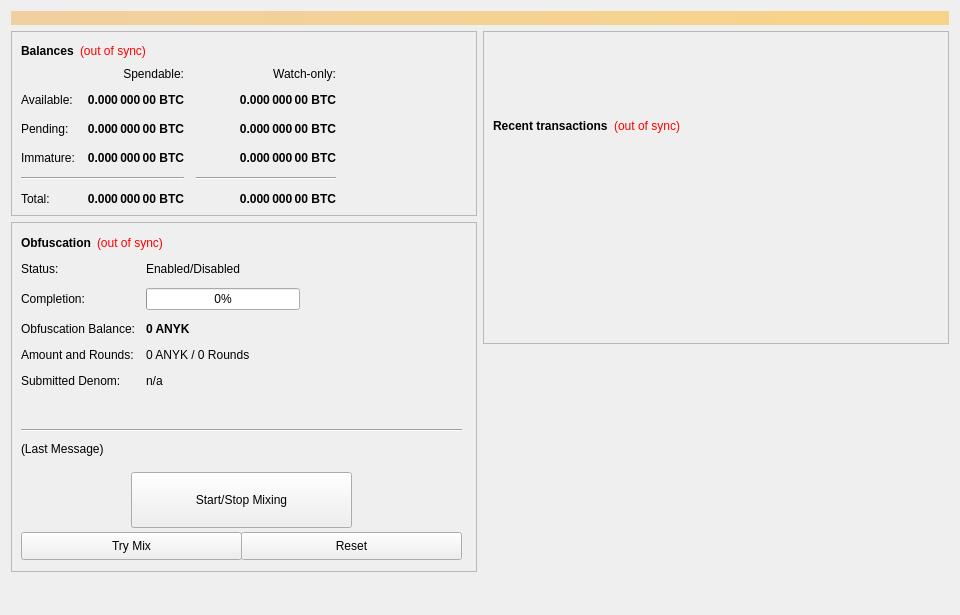
<?xml version="1.0" encoding="UTF-8"?>
<ui version="4.0">
 <class>OverviewPage</class>
 <widget class="QWidget" name="OverviewPage">
  <property name="geometry">
   <rect>
    <x>0</x>
    <y>0</y>
    <width>960</width>
    <height>615</height>
   </rect>
  </property>
  <property name="minimumSize">
   <size>
    <width>960</width>
    <height>0</height>
   </size>
  </property>
  <property name="windowTitle">
   <string>Form</string>
  </property>
  <layout class="QVBoxLayout" name="topLayout">
   <item>
    <widget class="QLabel" name="labelAlerts">
     <property name="visible">
      <bool>false</bool>
     </property>
     <property name="styleSheet">
      <string notr="true">background-color: qlineargradient(x1: 0, y1: 0, x2: 1, y2: 0, stop:0 #F0D0A0, stop:1 #F8D488); color:#000000;</string>
     </property>
     <property name="wordWrap">
      <bool>true</bool>
     </property>
     <property name="margin">
      <number>3</number>
     </property>
    </widget>
   </item>
   <item>
    <layout class="QHBoxLayout" name="horizontalLayout" stretch="1,1">
     <item>
      <layout class="QVBoxLayout" name="verticalLayout_2">
       <item>
        <widget class="QFrame" name="frame">
         <property name="frameShape">
          <enum>QFrame::StyledPanel</enum>
         </property>
         <property name="frameShadow">
          <enum>QFrame::Raised</enum>
         </property>
         <layout class="QVBoxLayout" name="verticalLayout_4">
          <item>
           <layout class="QHBoxLayout" name="horizontalLayout_4">
            <item>
             <widget class="QLabel" name="label_5">
              <property name="font">
               <font>
                <weight>75</weight>
                <bold>true</bold>
               </font>
              </property>
              <property name="text">
               <string>Balances</string>
              </property>
             </widget>
            </item>
            <item>
             <widget class="QLabel" name="labelWalletStatus">
              <property name="cursor">
               <cursorShape>WhatsThisCursor</cursorShape>
              </property>
              <property name="toolTip">
               <string>The displayed information may be out of date. Your wallet automatically synchronizes with the AnyKey Coin network after a connection is established, but this process has not completed yet.</string>
              </property>
              <property name="styleSheet">
               <string notr="true">QLabel { color: red; }</string>
              </property>
              <property name="text">
               <string notr="true">(out of sync)</string>
              </property>
              <property name="alignment">
               <set>Qt::AlignLeading|Qt::AlignLeft|Qt::AlignVCenter</set>
              </property>
             </widget>
            </item>
            <item>
             <spacer name="horizontalSpacer_3">
              <property name="orientation">
               <enum>Qt::Horizontal</enum>
              </property>
              <property name="sizeHint" stdset="0">
               <size>
                <width>40</width>
                <height>20</height>
               </size>
              </property>
             </spacer>
            </item>
           </layout>
          </item>
          <item>
           <layout class="QGridLayout" name="gridLayout">
            <property name="spacing">
             <number>12</number>
            </property>
            <item row="2" column="2">
             <widget class="QLabel" name="labelWatchPending">
              <property name="font">
               <font>
                <weight>75</weight>
                <bold>true</bold>
               </font>
              </property>
              <property name="cursor">
               <cursorShape>IBeamCursor</cursorShape>
              </property>
              <property name="toolTip">
               <string>Unconfirmed transactions to watch-only addresses</string>
              </property>
              <property name="text">
               <string notr="true">0.000 000 00 BTC</string>
              </property>
              <property name="alignment">
               <set>Qt::AlignRight|Qt::AlignTrailing|Qt::AlignVCenter</set>
              </property>
              <property name="textInteractionFlags">
               <set>Qt::LinksAccessibleByMouse|Qt::TextSelectableByKeyboard|Qt::TextSelectableByMouse</set>
              </property>
             </widget>
            </item>
            <item row="2" column="1">
             <widget class="QLabel" name="labelUnconfirmed">
              <property name="font">
               <font>
                <weight>75</weight>
                <bold>true</bold>
               </font>
              </property>
              <property name="cursor">
               <cursorShape>IBeamCursor</cursorShape>
              </property>
              <property name="toolTip">
               <string>Total of transactions that have yet to be confirmed, and do not yet count toward the spendable balance</string>
              </property>
              <property name="text">
               <string notr="true">0.000 000 00 BTC</string>
              </property>
              <property name="alignment">
               <set>Qt::AlignRight|Qt::AlignTrailing|Qt::AlignVCenter</set>
              </property>
              <property name="textInteractionFlags">
               <set>Qt::LinksAccessibleByMouse|Qt::TextSelectableByKeyboard|Qt::TextSelectableByMouse</set>
              </property>
             </widget>
            </item>
            <item row="3" column="2">
             <widget class="QLabel" name="labelWatchImmature">
              <property name="font">
               <font>
                <weight>75</weight>
                <bold>true</bold>
               </font>
              </property>
              <property name="cursor">
               <cursorShape>IBeamCursor</cursorShape>
              </property>
              <property name="toolTip">
               <string>Staked or masternode rewards in watch-only addresses that has not yet matured</string>
              </property>
              <property name="text">
               <string notr="true">0.000 000 00 BTC</string>
              </property>
              <property name="alignment">
               <set>Qt::AlignRight|Qt::AlignTrailing|Qt::AlignVCenter</set>
              </property>
              <property name="textInteractionFlags">
               <set>Qt::LinksAccessibleByMouse|Qt::TextSelectableByKeyboard|Qt::TextSelectableByMouse</set>
              </property>
             </widget>
            </item>
            <item row="4" column="0" colspan="2">
             <widget class="Line" name="lineSpendableBalance">
              <property name="orientation">
               <enum>Qt::Horizontal</enum>
              </property>
             </widget>
            </item>
            <item row="4" column="2">
             <widget class="Line" name="lineWatchBalance">
              <property name="sizePolicy">
               <sizepolicy hsizetype="Preferred" vsizetype="Fixed">
                <horstretch>0</horstretch>
                <verstretch>0</verstretch>
               </sizepolicy>
              </property>
              <property name="minimumSize">
               <size>
                <width>140</width>
                <height>0</height>
               </size>
              </property>
              <property name="orientation">
               <enum>Qt::Horizontal</enum>
              </property>
             </widget>
            </item>
            <item row="5" column="0">
             <widget class="QLabel" name="labelTotalText">
              <property name="text">
               <string>Total:</string>
              </property>
             </widget>
            </item>
            <item row="3" column="1">
             <widget class="QLabel" name="labelImmature">
              <property name="font">
               <font>
                <weight>75</weight>
                <bold>true</bold>
               </font>
              </property>
              <property name="cursor">
               <cursorShape>IBeamCursor</cursorShape>
              </property>
              <property name="toolTip">
               <string>Staked or masternode rewards that has not yet matured</string>
              </property>
              <property name="text">
               <string notr="true">0.000 000 00 BTC</string>
              </property>
              <property name="alignment">
               <set>Qt::AlignRight|Qt::AlignTrailing|Qt::AlignVCenter</set>
              </property>
              <property name="textInteractionFlags">
               <set>Qt::LinksAccessibleByMouse|Qt::TextSelectableByKeyboard|Qt::TextSelectableByMouse</set>
              </property>
             </widget>
            </item>
            <item row="2" column="3">
             <spacer name="horizontalSpacer_2">
              <property name="orientation">
               <enum>Qt::Horizontal</enum>
              </property>
              <property name="sizeHint" stdset="0">
               <size>
                <width>40</width>
                <height>20</height>
               </size>
              </property>
             </spacer>
            </item>
            <item row="3" column="0">
             <widget class="QLabel" name="labelImmatureText">
              <property name="text">
               <string>Immature:</string>
              </property>
             </widget>
            </item>
            <item row="5" column="1">
             <widget class="QLabel" name="labelTotal">
              <property name="font">
               <font>
                <weight>75</weight>
                <bold>true</bold>
               </font>
              </property>
              <property name="cursor">
               <cursorShape>IBeamCursor</cursorShape>
              </property>
              <property name="toolTip">
               <string>Your current total balance</string>
              </property>
              <property name="text">
               <string notr="true">0.000 000 00 BTC</string>
              </property>
              <property name="alignment">
               <set>Qt::AlignRight|Qt::AlignTrailing|Qt::AlignVCenter</set>
              </property>
              <property name="textInteractionFlags">
               <set>Qt::LinksAccessibleByMouse|Qt::TextSelectableByKeyboard|Qt::TextSelectableByMouse</set>
              </property>
             </widget>
            </item>
            <item row="5" column="2">
             <widget class="QLabel" name="labelWatchTotal">
              <property name="font">
               <font>
                <weight>75</weight>
                <bold>true</bold>
               </font>
              </property>
              <property name="cursor">
               <cursorShape>IBeamCursor</cursorShape>
              </property>
              <property name="toolTip">
               <string>Current total balance in watch-only addresses</string>
              </property>
              <property name="text">
               <string notr="true">0.000 000 00 BTC</string>
              </property>
              <property name="alignment">
               <set>Qt::AlignRight|Qt::AlignTrailing|Qt::AlignVCenter</set>
              </property>
              <property name="textInteractionFlags">
               <set>Qt::LinksAccessibleByMouse|Qt::TextSelectableByKeyboard|Qt::TextSelectableByMouse</set>
              </property>
             </widget>
            </item>
            <item row="0" column="2">
             <widget class="QLabel" name="labelWatchonly">
              <property name="text">
               <string>Watch-only:</string>
              </property>
              <property name="alignment">
               <set>Qt::AlignRight|Qt::AlignTrailing|Qt::AlignVCenter</set>
              </property>
             </widget>
            </item>
            <item row="1" column="0">
             <widget class="QLabel" name="labelBalanceText">
              <property name="text">
               <string>Available:</string>
              </property>
             </widget>
            </item>
            <item row="1" column="1">
             <widget class="QLabel" name="labelBalance">
              <property name="font">
               <font>
                <weight>75</weight>
                <bold>true</bold>
               </font>
              </property>
              <property name="cursor">
               <cursorShape>IBeamCursor</cursorShape>
              </property>
              <property name="toolTip">
               <string>Your current spendable balance</string>
              </property>
              <property name="text">
               <string notr="true">0.000 000 00 BTC</string>
              </property>
              <property name="alignment">
               <set>Qt::AlignRight|Qt::AlignTrailing|Qt::AlignVCenter</set>
              </property>
              <property name="textInteractionFlags">
               <set>Qt::LinksAccessibleByMouse|Qt::TextSelectableByKeyboard|Qt::TextSelectableByMouse</set>
              </property>
             </widget>
            </item>
            <item row="1" column="2">
             <widget class="QLabel" name="labelWatchAvailable">
              <property name="font">
               <font>
                <weight>75</weight>
                <bold>true</bold>
               </font>
              </property>
              <property name="cursor">
               <cursorShape>IBeamCursor</cursorShape>
              </property>
              <property name="toolTip">
               <string>Your current balance in watch-only addresses</string>
              </property>
              <property name="text">
               <string notr="true">0.000 000 00 BTC</string>
              </property>
              <property name="alignment">
               <set>Qt::AlignRight|Qt::AlignTrailing|Qt::AlignVCenter</set>
              </property>
              <property name="textInteractionFlags">
               <set>Qt::LinksAccessibleByMouse|Qt::TextSelectableByKeyboard|Qt::TextSelectableByMouse</set>
              </property>
             </widget>
            </item>
            <item row="2" column="0">
             <widget class="QLabel" name="labelPendingText">
              <property name="text">
               <string>Pending:</string>
              </property>
             </widget>
            </item>
            <item row="0" column="1">
             <widget class="QLabel" name="labelSpendable">
              <property name="text">
               <string>Spendable:</string>
              </property>
              <property name="alignment">
               <set>Qt::AlignRight|Qt::AlignTrailing|Qt::AlignVCenter</set>
              </property>
             </widget>
            </item>
           </layout>
          </item>
         </layout>
        </widget>
       </item>
       <item>
        <widget class="QFrame" name="frameObfuscation">
         <property name="minimumSize">
          <size>
           <width>0</width>
           <height>350</height>
          </size>
         </property>
         <property name="layoutDirection">
          <enum>Qt::LeftToRight</enum>
         </property>
         <property name="frameShape">
          <enum>QFrame::StyledPanel</enum>
         </property>
         <property name="frameShadow">
          <enum>QFrame::Raised</enum>
         </property>
         <widget class="QWidget" name="formLayoutWidget">
          <property name="geometry">
           <rect>
            <x>10</x>
            <y>40</y>
            <width>451</width>
            <height>161</height>
           </rect>
          </property>
          <layout class="QFormLayout" name="formLayout">
           <property name="fieldGrowthPolicy">
            <enum>QFormLayout::AllNonFixedFieldsGrow</enum>
           </property>
           <property name="horizontalSpacing">
            <number>11</number>
           </property>
           <property name="verticalSpacing">
            <number>12</number>
           </property>
           <item row="0" column="0">
            <widget class="QLabel" name="label_6">
             <property name="text">
              <string>Status:</string>
             </property>
            </widget>
           </item>
           <item row="1" column="0">
            <widget class="QLabel" name="label_7">
             <property name="text">
              <string>Completion:</string>
             </property>
            </widget>
           </item>
           <item row="1" column="1">
            <widget class="QProgressBar" name="obfuscationProgress">
             <property name="maximumSize">
              <size>
               <width>154</width>
               <height>16777215</height>
              </size>
             </property>
             <property name="value">
              <number>0</number>
             </property>
            </widget>
           </item>
           <item row="2" column="0">
            <widget class="QLabel" name="labelAnonymizedText">
             <property name="text">
              <string>Obfuscation Balance:</string>
             </property>
            </widget>
           </item>
           <item row="2" column="1">
            <widget class="QLabel" name="labelAnonymized">
             <property name="font">
              <font>
               <weight>75</weight>
               <bold>true</bold>
              </font>
             </property>
             <property name="text">
              <string notr="true">0 ANYK</string>
             </property>
            </widget>
           </item>
           <item row="3" column="0">
            <widget class="QLabel" name="label_8">
             <property name="text">
              <string>Amount and Rounds:</string>
             </property>
            </widget>
           </item>
           <item row="3" column="1">
            <widget class="QLabel" name="labelAmountRounds">
             <property name="text">
              <string>0 ANYK / 0 Rounds</string>
             </property>
            </widget>
           </item>
           <item row="4" column="0">
            <widget class="QLabel" name="label_9">
             <property name="text">
              <string>Submitted Denom:</string>
             </property>
            </widget>
           </item>
           <item row="4" column="1">
            <widget class="QLabel" name="labelSubmittedDenom">
             <property name="toolTip">
              <string>The denominations you submitted to the Masternode.&lt;br&gt;To mix, other users must submit the exact same denominations.</string>
             </property>
             <property name="text">
              <string>n/a</string>
             </property>
            </widget>
           </item>
           <item row="0" column="1">
            <widget class="QLabel" name="obfuscationEnabled">
             <property name="text">
              <string>Enabled/Disabled</string>
             </property>
            </widget>
           </item>
          </layout>
         </widget>
         <widget class="QPushButton" name="runAutoDenom">
          <property name="geometry">
           <rect>
            <x>251</x>
            <y>17</y>
            <width>1</width>
            <height>1</height>
           </rect>
          </property>
          <property name="palette">
           <palette>
            <active>
             <colorrole role="WindowText">
              <brush brushstyle="SolidPattern">
               <color alpha="255">
                <red>0</red>
                <green>0</green>
                <blue>0</blue>
               </color>
              </brush>
             </colorrole>
             <colorrole role="Button">
              <brush brushstyle="SolidPattern">
               <color alpha="255">
                <red>239</red>
                <green>238</green>
                <blue>238</blue>
               </color>
              </brush>
             </colorrole>
             <colorrole role="Light">
              <brush brushstyle="SolidPattern">
               <color alpha="255">
                <red>255</red>
                <green>255</green>
                <blue>255</blue>
               </color>
              </brush>
             </colorrole>
             <colorrole role="Midlight">
              <brush brushstyle="SolidPattern">
               <color alpha="255">
                <red>247</red>
                <green>246</green>
                <blue>246</blue>
               </color>
              </brush>
             </colorrole>
             <colorrole role="Dark">
              <brush brushstyle="SolidPattern">
               <color alpha="255">
                <red>119</red>
                <green>119</green>
                <blue>119</blue>
               </color>
              </brush>
             </colorrole>
             <colorrole role="Mid">
              <brush brushstyle="SolidPattern">
               <color alpha="255">
                <red>159</red>
                <green>159</green>
                <blue>159</blue>
               </color>
              </brush>
             </colorrole>
             <colorrole role="Text">
              <brush brushstyle="SolidPattern">
               <color alpha="255">
                <red>0</red>
                <green>0</green>
                <blue>0</blue>
               </color>
              </brush>
             </colorrole>
             <colorrole role="BrightText">
              <brush brushstyle="SolidPattern">
               <color alpha="255">
                <red>255</red>
                <green>255</green>
                <blue>255</blue>
               </color>
              </brush>
             </colorrole>
             <colorrole role="ButtonText">
              <brush brushstyle="SolidPattern">
               <color alpha="255">
                <red>0</red>
                <green>0</green>
                <blue>0</blue>
               </color>
              </brush>
             </colorrole>
             <colorrole role="Base">
              <brush brushstyle="SolidPattern">
               <color alpha="255">
                <red>255</red>
                <green>255</green>
                <blue>255</blue>
               </color>
              </brush>
             </colorrole>
             <colorrole role="Window">
              <brush brushstyle="SolidPattern">
               <color alpha="255">
                <red>239</red>
                <green>238</green>
                <blue>238</blue>
               </color>
              </brush>
             </colorrole>
             <colorrole role="Shadow">
              <brush brushstyle="SolidPattern">
               <color alpha="255">
                <red>0</red>
                <green>0</green>
                <blue>0</blue>
               </color>
              </brush>
             </colorrole>
             <colorrole role="AlternateBase">
              <brush brushstyle="SolidPattern">
               <color alpha="255">
                <red>247</red>
                <green>246</green>
                <blue>246</blue>
               </color>
              </brush>
             </colorrole>
             <colorrole role="ToolTipBase">
              <brush brushstyle="SolidPattern">
               <color alpha="255">
                <red>255</red>
                <green>255</green>
                <blue>220</blue>
               </color>
              </brush>
             </colorrole>
             <colorrole role="ToolTipText">
              <brush brushstyle="SolidPattern">
               <color alpha="255">
                <red>0</red>
                <green>0</green>
                <blue>0</blue>
               </color>
              </brush>
             </colorrole>
            </active>
            <inactive>
             <colorrole role="WindowText">
              <brush brushstyle="SolidPattern">
               <color alpha="255">
                <red>0</red>
                <green>0</green>
                <blue>0</blue>
               </color>
              </brush>
             </colorrole>
             <colorrole role="Button">
              <brush brushstyle="SolidPattern">
               <color alpha="255">
                <red>239</red>
                <green>238</green>
                <blue>238</blue>
               </color>
              </brush>
             </colorrole>
             <colorrole role="Light">
              <brush brushstyle="SolidPattern">
               <color alpha="255">
                <red>255</red>
                <green>255</green>
                <blue>255</blue>
               </color>
              </brush>
             </colorrole>
             <colorrole role="Midlight">
              <brush brushstyle="SolidPattern">
               <color alpha="255">
                <red>247</red>
                <green>246</green>
                <blue>246</blue>
               </color>
              </brush>
             </colorrole>
             <colorrole role="Dark">
              <brush brushstyle="SolidPattern">
               <color alpha="255">
                <red>119</red>
                <green>119</green>
                <blue>119</blue>
               </color>
              </brush>
             </colorrole>
             <colorrole role="Mid">
              <brush brushstyle="SolidPattern">
               <color alpha="255">
                <red>159</red>
                <green>159</green>
                <blue>159</blue>
               </color>
              </brush>
             </colorrole>
             <colorrole role="Text">
              <brush brushstyle="SolidPattern">
               <color alpha="255">
                <red>0</red>
                <green>0</green>
                <blue>0</blue>
               </color>
              </brush>
             </colorrole>
             <colorrole role="BrightText">
              <brush brushstyle="SolidPattern">
               <color alpha="255">
                <red>255</red>
                <green>255</green>
                <blue>255</blue>
               </color>
              </brush>
             </colorrole>
             <colorrole role="ButtonText">
              <brush brushstyle="SolidPattern">
               <color alpha="255">
                <red>0</red>
                <green>0</green>
                <blue>0</blue>
               </color>
              </brush>
             </colorrole>
             <colorrole role="Base">
              <brush brushstyle="SolidPattern">
               <color alpha="255">
                <red>255</red>
                <green>255</green>
                <blue>255</blue>
               </color>
              </brush>
             </colorrole>
             <colorrole role="Window">
              <brush brushstyle="SolidPattern">
               <color alpha="255">
                <red>239</red>
                <green>238</green>
                <blue>238</blue>
               </color>
              </brush>
             </colorrole>
             <colorrole role="Shadow">
              <brush brushstyle="SolidPattern">
               <color alpha="255">
                <red>0</red>
                <green>0</green>
                <blue>0</blue>
               </color>
              </brush>
             </colorrole>
             <colorrole role="AlternateBase">
              <brush brushstyle="SolidPattern">
               <color alpha="255">
                <red>247</red>
                <green>246</green>
                <blue>246</blue>
               </color>
              </brush>
             </colorrole>
             <colorrole role="ToolTipBase">
              <brush brushstyle="SolidPattern">
               <color alpha="255">
                <red>255</red>
                <green>255</green>
                <blue>220</blue>
               </color>
              </brush>
             </colorrole>
             <colorrole role="ToolTipText">
              <brush brushstyle="SolidPattern">
               <color alpha="255">
                <red>0</red>
                <green>0</green>
                <blue>0</blue>
               </color>
              </brush>
             </colorrole>
            </inactive>
            <disabled>
             <colorrole role="WindowText">
              <brush brushstyle="SolidPattern">
               <color alpha="255">
                <red>119</red>
                <green>119</green>
                <blue>119</blue>
               </color>
              </brush>
             </colorrole>
             <colorrole role="Button">
              <brush brushstyle="SolidPattern">
               <color alpha="255">
                <red>239</red>
                <green>238</green>
                <blue>238</blue>
               </color>
              </brush>
             </colorrole>
             <colorrole role="Light">
              <brush brushstyle="SolidPattern">
               <color alpha="255">
                <red>255</red>
                <green>255</green>
                <blue>255</blue>
               </color>
              </brush>
             </colorrole>
             <colorrole role="Midlight">
              <brush brushstyle="SolidPattern">
               <color alpha="255">
                <red>247</red>
                <green>246</green>
                <blue>246</blue>
               </color>
              </brush>
             </colorrole>
             <colorrole role="Dark">
              <brush brushstyle="SolidPattern">
               <color alpha="255">
                <red>119</red>
                <green>119</green>
                <blue>119</blue>
               </color>
              </brush>
             </colorrole>
             <colorrole role="Mid">
              <brush brushstyle="SolidPattern">
               <color alpha="255">
                <red>159</red>
                <green>159</green>
                <blue>159</blue>
               </color>
              </brush>
             </colorrole>
             <colorrole role="Text">
              <brush brushstyle="SolidPattern">
               <color alpha="255">
                <red>119</red>
                <green>119</green>
                <blue>119</blue>
               </color>
              </brush>
             </colorrole>
             <colorrole role="BrightText">
              <brush brushstyle="SolidPattern">
               <color alpha="255">
                <red>255</red>
                <green>255</green>
                <blue>255</blue>
               </color>
              </brush>
             </colorrole>
             <colorrole role="ButtonText">
              <brush brushstyle="SolidPattern">
               <color alpha="255">
                <red>119</red>
                <green>119</green>
                <blue>119</blue>
               </color>
              </brush>
             </colorrole>
             <colorrole role="Base">
              <brush brushstyle="SolidPattern">
               <color alpha="255">
                <red>239</red>
                <green>238</green>
                <blue>238</blue>
               </color>
              </brush>
             </colorrole>
             <colorrole role="Window">
              <brush brushstyle="SolidPattern">
               <color alpha="255">
                <red>239</red>
                <green>238</green>
                <blue>238</blue>
               </color>
              </brush>
             </colorrole>
             <colorrole role="Shadow">
              <brush brushstyle="SolidPattern">
               <color alpha="255">
                <red>0</red>
                <green>0</green>
                <blue>0</blue>
               </color>
              </brush>
             </colorrole>
             <colorrole role="AlternateBase">
              <brush brushstyle="SolidPattern">
               <color alpha="255">
                <red>239</red>
                <green>238</green>
                <blue>238</blue>
               </color>
              </brush>
             </colorrole>
             <colorrole role="ToolTipBase">
              <brush brushstyle="SolidPattern">
               <color alpha="255">
                <red>255</red>
                <green>255</green>
                <blue>220</blue>
               </color>
              </brush>
             </colorrole>
             <colorrole role="ToolTipText">
              <brush brushstyle="SolidPattern">
               <color alpha="255">
                <red>0</red>
                <green>0</green>
                <blue>0</blue>
               </color>
              </brush>
             </colorrole>
            </disabled>
           </palette>
          </property>
          <property name="focusPolicy">
           <enum>Qt::NoFocus</enum>
          </property>
          <property name="autoFillBackground">
           <bool>true</bool>
          </property>
          <property name="text">
           <string/>
          </property>
          <property name="flat">
           <bool>true</bool>
          </property>
         </widget>
         <widget class="QPushButton" name="toggleObfuscation">
          <property name="geometry">
           <rect>
            <x>120</x>
            <y>250</y>
            <width>221</width>
            <height>56</height>
           </rect>
          </property>
          <property name="sizePolicy">
           <sizepolicy hsizetype="MinimumExpanding" vsizetype="Fixed">
            <horstretch>0</horstretch>
            <verstretch>0</verstretch>
           </sizepolicy>
          </property>
          <property name="text">
           <string>Start/Stop Mixing</string>
          </property>
         </widget>
         <widget class="Line" name="lineLastMessage">
          <property name="geometry">
           <rect>
            <x>10</x>
            <y>200</y>
            <width>441</width>
            <height>16</height>
           </rect>
          </property>
          <property name="orientation">
           <enum>Qt::Horizontal</enum>
          </property>
         </widget>
         <widget class="QLabel" name="obfuscationStatus">
          <property name="geometry">
           <rect>
            <x>10</x>
            <y>220</y>
            <width>451</width>
            <height>61</height>
           </rect>
          </property>
          <property name="minimumSize">
           <size>
            <width>288</width>
            <height>43</height>
           </size>
          </property>
          <property name="text">
           <string>(Last Message)</string>
          </property>
          <property name="alignment">
           <set>Qt::AlignLeading|Qt::AlignLeft|Qt::AlignTop</set>
          </property>
          <property name="wordWrap">
           <bool>true</bool>
          </property>
         </widget>
         <widget class="QPushButton" name="obfuscationAuto">
          <property name="geometry">
           <rect>
            <x>10</x>
            <y>310</y>
            <width>221</width>
            <height>28</height>
           </rect>
          </property>
          <property name="sizePolicy">
           <sizepolicy hsizetype="MinimumExpanding" vsizetype="Fixed">
            <horstretch>0</horstretch>
            <verstretch>0</verstretch>
           </sizepolicy>
          </property>
          <property name="toolTip">
           <string>Try to manually submit a Obfuscation request.</string>
          </property>
          <property name="text">
           <string>Try Mix</string>
          </property>
         </widget>
         <widget class="QPushButton" name="obfuscationReset">
          <property name="geometry">
           <rect>
            <x>230</x>
            <y>310</y>
            <width>221</width>
            <height>28</height>
           </rect>
          </property>
          <property name="sizePolicy">
           <sizepolicy hsizetype="MinimumExpanding" vsizetype="Fixed">
            <horstretch>0</horstretch>
            <verstretch>0</verstretch>
           </sizepolicy>
          </property>
          <property name="toolTip">
           <string>Reset the current status of Obfuscation (can interrupt Obfuscation if it's in the process of Mixing, which can cost you money!)</string>
          </property>
          <property name="autoFillBackground">
           <bool>false</bool>
          </property>
          <property name="text">
           <string>Reset</string>
          </property>
         </widget>
         <widget class="QWidget" name="layoutWidget">
          <property name="geometry">
           <rect>
            <x>10</x>
            <y>10</y>
            <width>431</width>
            <height>22</height>
           </rect>
          </property>
          <layout class="QHBoxLayout" name="horizontalLayout_5">
           <item>
            <widget class="QLabel" name="label_2">
             <property name="font">
              <font>
               <weight>75</weight>
               <bold>true</bold>
              </font>
             </property>
             <property name="text">
              <string>Obfuscation</string>
             </property>
            </widget>
           </item>
           <item>
            <widget class="QLabel" name="labelObfuscationSyncStatus">
             <property name="toolTip">
              <string>The displayed information may be out of date. Your wallet automatically synchronizes with the AnyKey Coin network after a connection is established, but this process has not completed yet.</string>
             </property>
             <property name="styleSheet">
              <string notr="true">QLabel { color: red; }</string>
             </property>
             <property name="text">
              <string notr="true">(out of sync)</string>
             </property>
             <property name="alignment">
              <set>Qt::AlignLeading|Qt::AlignLeft|Qt::AlignVCenter</set>
             </property>
            </widget>
           </item>
           <item>
            <spacer name="horizontalSpacer_4">
             <property name="orientation">
              <enum>Qt::Horizontal</enum>
             </property>
             <property name="sizeHint" stdset="0">
              <size>
               <width>40</width>
               <height>20</height>
              </size>
             </property>
            </spacer>
           </item>
          </layout>
         </widget>
        </widget>
       </item>
       <item>
        <spacer name="verticalSpacer">
         <property name="orientation">
          <enum>Qt::Vertical</enum>
         </property>
         <property name="sizeHint" stdset="0">
          <size>
           <width>20</width>
           <height>40</height>
          </size>
         </property>
        </spacer>
       </item>
      </layout>
     </item>
     <item>
      <layout class="QVBoxLayout" name="verticalLayout_3">
       <item>
        <widget class="QFrame" name="frame_2">
         <property name="frameShape">
          <enum>QFrame::StyledPanel</enum>
         </property>
         <property name="frameShadow">
          <enum>QFrame::Raised</enum>
         </property>
         <layout class="QVBoxLayout" name="verticalLayout">
          <item>
           <spacer name="verticalSpacer_3">
            <property name="orientation">
             <enum>Qt::Vertical</enum>
            </property>
            <property name="sizeType">
             <enum>QSizePolicy::Fixed</enum>
            </property>
            <property name="sizeHint" stdset="0">
             <size>
              <width>20</width>
              <height>75</height>
             </size>
            </property>
           </spacer>
          </item>
          <item>
           <layout class="QHBoxLayout" name="horizontalLayout_2">
            <item>
             <widget class="QLabel" name="label_4">
              <property name="font">
               <font>
                <weight>75</weight>
                <bold>true</bold>
               </font>
              </property>
              <property name="text">
               <string>Recent transactions</string>
              </property>
             </widget>
            </item>
            <item>
             <widget class="QLabel" name="labelTransactionsStatus">
              <property name="cursor">
               <cursorShape>WhatsThisCursor</cursorShape>
              </property>
              <property name="toolTip">
               <string>The displayed information may be out of date. Your wallet automatically synchronizes with the AnyKey Coin network after a connection is established, but this process has not completed yet.</string>
              </property>
              <property name="styleSheet">
               <string notr="true">QLabel { color: red; }</string>
              </property>
              <property name="text">
               <string notr="true">(out of sync)</string>
              </property>
              <property name="alignment">
               <set>Qt::AlignRight|Qt::AlignTrailing|Qt::AlignVCenter</set>
              </property>
             </widget>
            </item>
            <item>
             <spacer name="horizontalSpacer">
              <property name="orientation">
               <enum>Qt::Horizontal</enum>
              </property>
              <property name="sizeHint" stdset="0">
               <size>
                <width>40</width>
                <height>20</height>
               </size>
              </property>
             </spacer>
            </item>
           </layout>
          </item>
          <item>
           <widget class="QListView" name="listTransactions">
            <property name="styleSheet">
             <string notr="true">QListView { background: transparent; }</string>
            </property>
            <property name="frameShape">
             <enum>QFrame::NoFrame</enum>
            </property>
            <property name="verticalScrollBarPolicy">
             <enum>Qt::ScrollBarAlwaysOff</enum>
            </property>
            <property name="horizontalScrollBarPolicy">
             <enum>Qt::ScrollBarAlwaysOff</enum>
            </property>
            <property name="selectionMode">
             <enum>QAbstractItemView::NoSelection</enum>
            </property>
           </widget>
          </item>
         </layout>
        </widget>
       </item>
       <item>
        <spacer name="verticalSpacer_2">
         <property name="orientation">
          <enum>Qt::Vertical</enum>
         </property>
         <property name="sizeType">
          <enum>QSizePolicy::Expanding</enum>
         </property>
         <property name="sizeHint" stdset="0">
          <size>
           <width>20</width>
           <height>40</height>
          </size>
         </property>
        </spacer>
       </item>
      </layout>
     </item>
    </layout>
   </item>
  </layout>
 </widget>
 <resources/>
 <connections/>
</ui>
